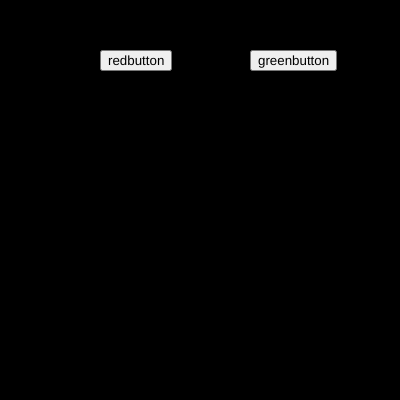
Frame 1 (no input)
Frame 60 (no input): identical to frame 1, image omitted
Frame 120 (the mouse pressed at the canvas centre since frame 60): identical to frame 1, image omitted

The p5.js sketch that drew this single still picture (run headless with seeded random() and noise() and a simulated clock; from frame 60 on, the mouse is pressed at the canvas centre):

// p5.js sketch
// ── sketch.js
var btn_red;
var btn_green;

var r = 0;
var g = 0;
var b = 0;

function setup() {
  createCanvas(400, 400);  
  btn_red = createButton("redbutton");
  btn_red.position(100,50);
  btn_red.mousePressed(red_bg);
  btn_green = createButton("greenbutton");
  btn_green.position(250,50);
  btn_green.mousePressed(green_bg);
 
}

function draw() {
  background(r,g,b);
}
function red_bg()
{
r = 255;
g = 0;
b = 0;

}
function green_bg()
  {
    r = 0;
    g = 255;
    b = 0;
  }
